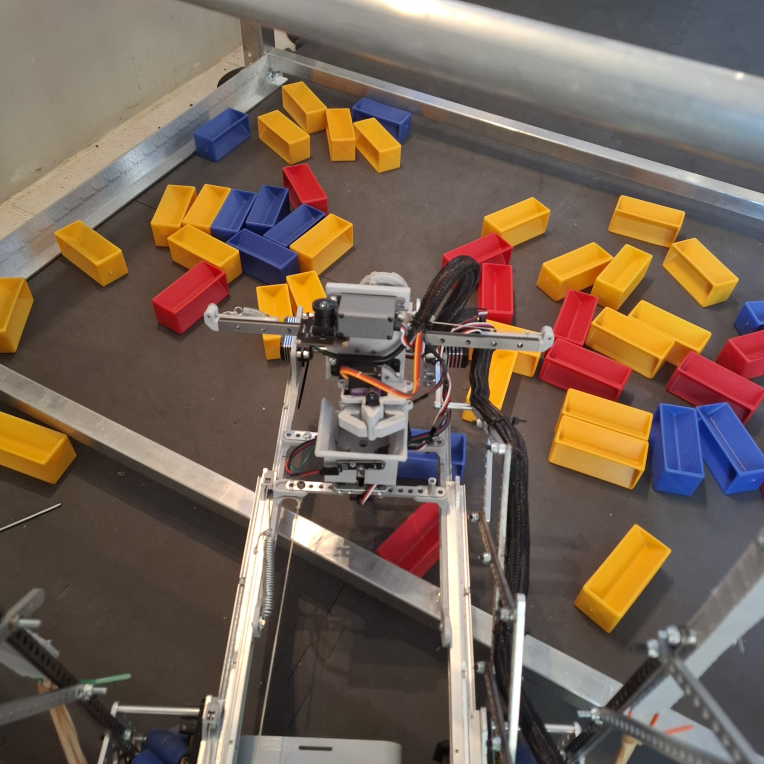
#> input picture images/CameraV.jpg, 3056 x 3056 px, found by its file name (shown at 1/4 size)
$ python Test.py
#> lines starting #> are read from the running program, lines starting #| are printed output that depends on the picture; after the words box and inside, x2 and y2 are one past the last pixel; in counts of white or black regions, pixels touching at a corner belong together
import cv2
import numpy as np
import math

# Load image
image = cv2.imread("images/CameraV.jpg")
#> image is the input picture: shape (3056, 3056, 3); mean B, G, R 86, 99.5, 117.2
resized = cv2.resize(image, (600, 600))
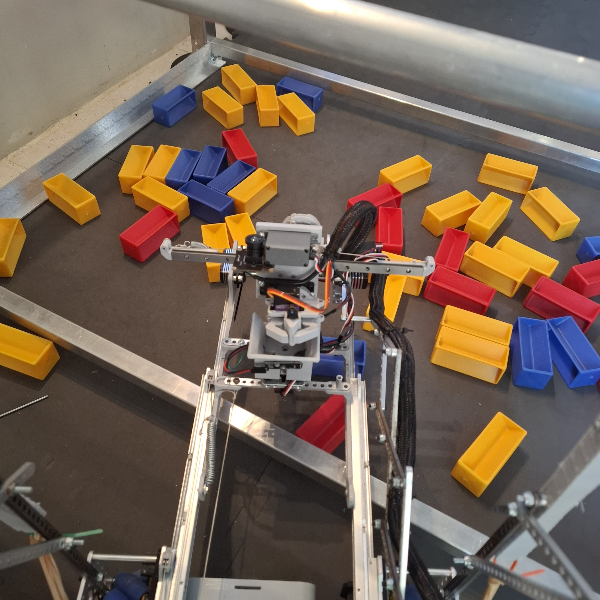
#> resized: shape (600, 600, 3); mean B, G, R 85.9, 99.4, 117.1

hsv = cv2.cvtColor(resized, cv2.COLOR_BGR2HSV)
#> hsv: shape (600, 600, 3); mean H, S, V 41.1, 73.4, 121.3

# Adjusted HSV range
lower_bound = np.array([10, 100, 130])
upper_bound = np.array([35, 255, 255])

mask = cv2.inRange(hsv, lower_bound, upper_bound)
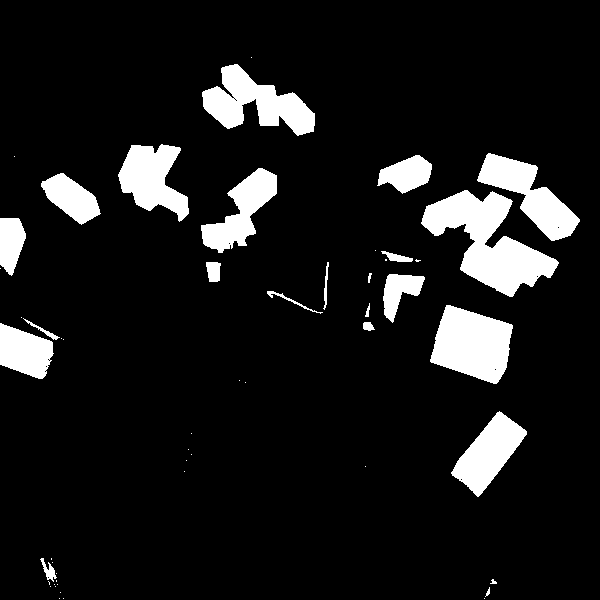
#> mask: shape (600, 600); 10% white; 53 white regions (30 under 20 px), largest, box (x1, y1, x2, y2) and area: (421, 190, 559, 297) 6505, (430, 305, 513, 384) 4480, (202, 64, 315, 136) 4044

# Morphological operations to clean up mask
kernel = np.ones((5, 5), np.uint8)
mask = cv2.morphologyEx(mask, cv2.MORPH_CLOSE, kernel)
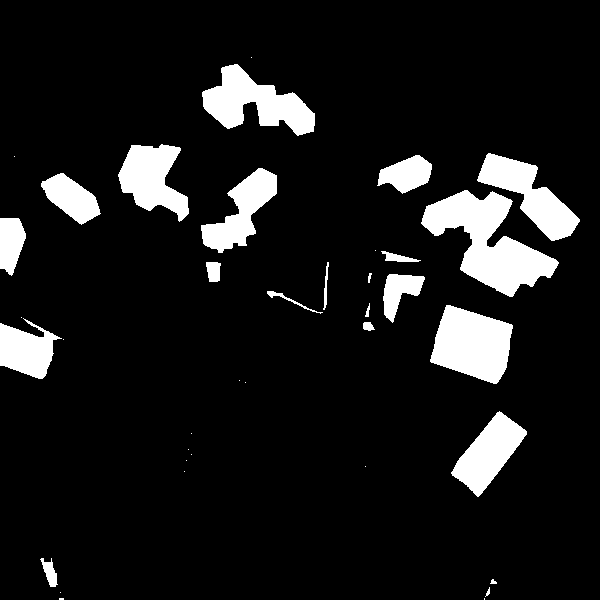
#> mask: shape (600, 600); 10.1% white; 38 white regions (16 under 20 px), largest, box (x1, y1, x2, y2) and area: (421, 190, 559, 297) 6545, (430, 305, 513, 384) 4486, (202, 64, 315, 136) 4117
mask = cv2.morphologyEx(mask, cv2.MORPH_OPEN, kernel)
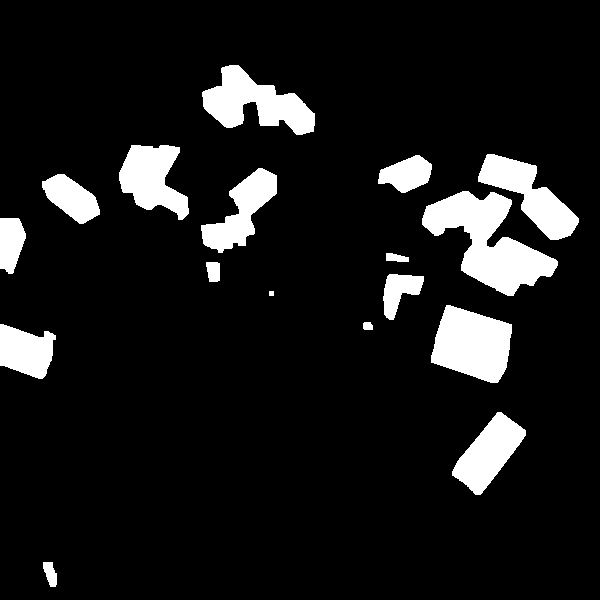
#> mask: shape (600, 600); 9.9% white; 17 white regions

# Find contours
contours, _ = cv2.findContours(mask, cv2.RETR_EXTERNAL, cv2.CHAIN_APPROX_SIMPLE)
#> contours = 17 contours, 1 with area under 20; largest, box (x1, y1, x2, y2) and area: (422, 191, 558, 296) 6300, (431, 305, 512, 383) 4351, (202, 65, 315, 135) 3942, (478, 154, 579, 240) 3386, (119, 145, 189, 220) 3096

def find_slope(x1, y1, x2, y2):
    if x1 == x2:
        raise ValueError("Slope is undefined for vertical lines (x1 == x2).")
    return (y2 - y1) / (x2 - x1)

def returnExpectedSideLength(x1, y1, x2, y2):
    if x1 == x2:
        raise ValueError("Slope is undefined for vertical lines (x1 == x2).")
    return (y2 - y1) / (x2 - x1)

def find_intersection(p1, p2, p3, p4):
    x1, y1 = p1
    x2, y2 = p2
    x3, y3 = p3
    x4, y4 = p4

    # Compute determinants
    denominator = (x1 - x2) * (y3 - y4) - (y1 - y2) * (x3 - x4)

    if denominator == 0:
        return None  # Lines are parallel or coincident

    # Compute intersection point
    x_numerator = (x1 * y2 - y1 * x2) * (x3 - x4) - (x1 - x2) * (x3 * y4 - y3 * x4)
    y_numerator = (x1 * y2 - y1 * x2) * (y3 - y4) - (y1 - y2) * (x3 * y4 - y3 * x4)

    x = x_numerator / denominator
    y = y_numerator / denominator

    return (x, y)

def distance(point1: tuple, point2: tuple) -> float:
    return math.sqrt((point2[0] - point1[0]) ** 2 + (point2[1] - point1[1]) ** 2)

countourBig = []

for contour in contours:
    area = cv2.contourArea(contour)
    contour_length = len(contour)

    M = cv2.moments(contour)
    if M["m00"] != 0:
        cX = int(M["m10"] / M["m00"])
        cY = int(M["m01"] / M["m00"])
    else:
        cX, cY = 0, 0

    # points = [tuple(pt[0]) for pt in contour]

    # cv2.circle(resized, points[0], 5, (0,0,255), -1)

    if cY > 300 and area > 1200:
        # Display contour area and length
        # cv2.putText(resized, f"A:{int(area)} L:{contour_length}", (cX, cY),
        #             cv2.FONT_HERSHEY_SIMPLEX, 0.5, (255, 0, 0), 2)

        if area < 3500:
            # cv2.drawContours(resized, [contour], -1, (0, 255, 0), 2)
            test = 10
        else:
            cv2.drawContours(resized, [contour], -1, (255, 255, 0), 2)
            countourBig.append(contour)

    elif cY < 300 and area > 1000:
        # Display contour area and length
        # cv2.putText(resized, f"A:{int(area)} L:{contour_length}", (cX, cY),
        #             cv2.FONT_HERSHEY_SIMPLEX, 0.5, (255, 0, 0), 2)

        if area < 2500:
            # cv2.drawContours(resized, [contour], -1, (0, 255, 0), 2)
            test = 10
        else:
            cv2.drawContours(resized, [contour], -1, (255, 255, 0), 2)
            countourBig.append(contour)
#> this loop made 17 passes
#> (area, contour_length, cX, cY) on passes 1, 2, 3, 4, 5, 7, 8, 9, 10, 11, 12, 13: (208.5, 25, 49, 573), (2940.5, 97, 488, 452), (2088, 79, 25, 350), (58, 8, 367, 325), (4351, 135, 472, 343), (983.5, 55, 398, 290), (216.5, 14, 213, 271), (127.5, 14, 395, 257), (1056.5, 48, 10, 242), (6300.5, 255, 488, 241), (1610.5, 77, 71, 197), (2682.5, 107, 241, 211)
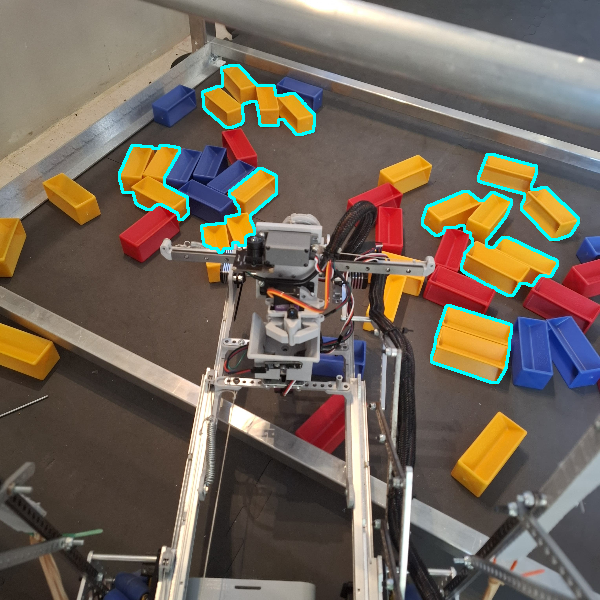
#> resized: shape (600, 600, 3); 1.84% of pixels changed, all inside (x1, y1, x2, y2) = (118, 64, 580, 384)
#> after the loop, countourBig = 6 contours; box (x1, y1, x2, y2) and area: (422, 191, 558, 296) 6300, (431, 305, 512, 383) 4351, (202, 65, 315, 135) 3942, (478, 154, 579, 240) 3386, (119, 145, 189, 220) 3096, (201, 168, 277, 253) 2682


contourProcess = countourBig[2]
#> contourProcess = contour of 107 points, box (x1, y1, x2, y2) (201, 168, 277, 253), area 2682

points = [tuple(pt[0]) for pt in contourProcess]
#> points = 107 pairs, first value 201 to 276, second value 168 to 252

GoingPositive = True
cv2.circle(resized, points[0], 2, (0,0,0), -1)
#> resized: shape (600, 600, 3); under 0.01% of pixels changed, all inside (x1, y1, x2, y2) = (256, 166, 261, 171)

highestPoint = points[0]
#> highestPoint = (258, 168)
intercept = highestPoint[1]
#> intercept = 168

counter = 1

Slopes = []
SlopeTotal = 0

while (GoingPositive):

    counter += 1
    print(counter)

    x1, y1 = points[counter]
    x2, y2 = points[counter+2]

    x3, y3 = points[len(points) - (counter+2)]
    x4, y4 = points[len(points) - counter]

    slope1 = (find_slope(x1, y1, x2, y2))
    slope2 = (find_slope(x3, y3, x4, y4))

    SlopeTotal += slope1
    Slopes.append(slope1)

    print("slope1: " + str(math.degrees(math.atan(slope1))))
    print("slope2: " + str(math.degrees(math.atan(slope2))))

    cv2.circle(resized, points[counter], 2, (0,0,255), -1)
    cv2.circle(resized, points[len(points) - counter], 2, (255,0,255), -1)

    if counter > 20:
        GoingPositive = False
#> this loop made 20 passes
#> (x1, y1, x2, y2, x3, y3, x4, y4) on passes 1 to 12: (253, 172, 248, 176, 265, 170, 263, 169), (249, 176, 245, 179, 266, 170, 264, 169), (248, 176, 244, 179, 267, 171, 265, 170), (245, 179, 240, 183, 268, 171, 266, 170), (244, 179, 239, 183, 269, 172, 267, 171), (240, 183, 235, 187, 270, 172, 268, 171), (239, 183, 234, 187, 271, 173, 269, 172), (235, 187, 231, 190, 272, 173, 270, 172), (234, 187, 230, 190, 273, 174, 271, 173), (231, 190, 229, 191, 274, 174, 272, 173), (230, 190, 229, 195, 275, 175, 273, 174), (229, 191, 231, 197, 276, 175, 274, 174)
#> (printed output is left out)
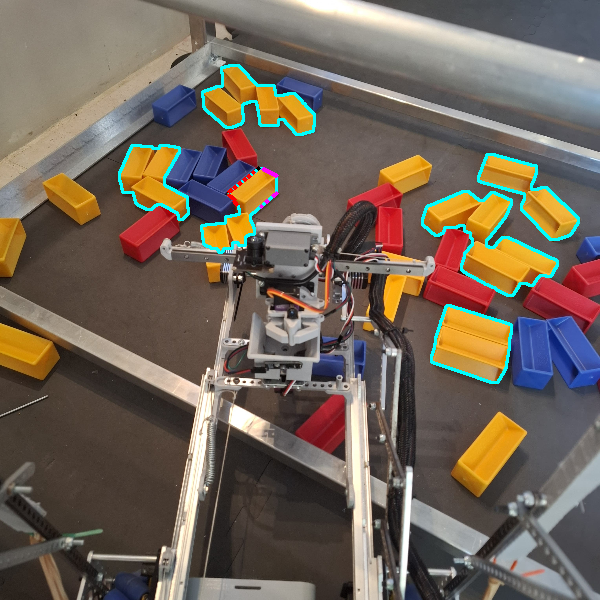
#> resized: shape (600, 600, 3); mean B, G, R 89.6, 101.8, 114.3
#> after the loop, SlopeTotal = 3.83; Slopes = [-0.8, -0.75, -0.75, -0.8, -0.8, -0.8, -0.8, -0.75, -0.75, -0.5, -5, 3, 0.667, 0.667, 2, 3, 2, 2, 2, 1]; counter = 21


# [7 lines of commented-out code are left out]

cv2.imshow("Detected Rectangles", resized)
cv2.waitKey(0)
cv2.destroyAllWindows()

$ run again, with images/View2.jpg copied over images/CameraV.jpg
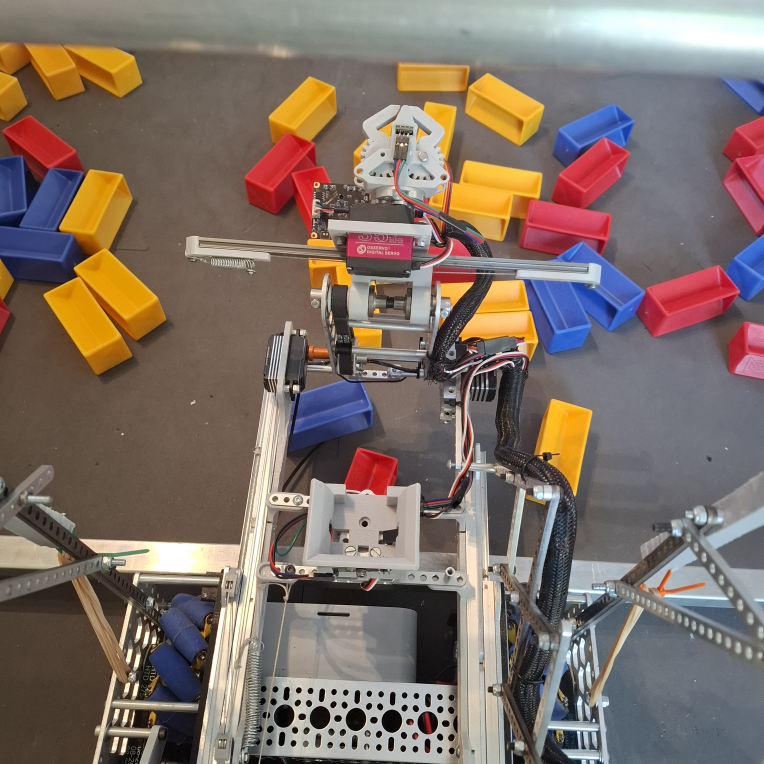
#> input picture images/View2.jpg, 3056 x 3056 px, found by its file name (shown at 1/4 size)
#> image is the input picture: shape (3056, 3056, 3); mean B, G, R 102.7, 111.2, 126.3
#> hsv: shape (600, 600, 3); mean H, S, V 59.6, 69.7, 133.8
#> `mask = cv2.morphologyEx(mask, cv2.MORPH_OPEN, kernel)`:
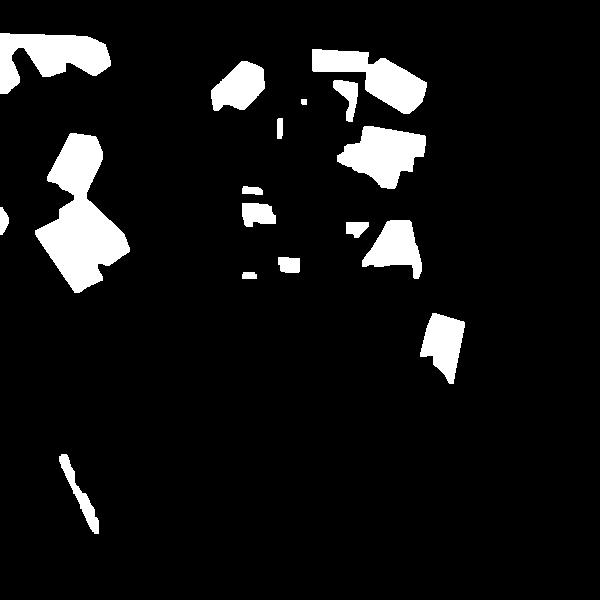
#> mask: shape (600, 600); 7.6% white; 17 white regions
#> contours = 17 contours; largest, box (x1, y1, x2, y2) and area: (35, 133, 130, 293) 7308, (0, 33, 111, 94) 3716, (337, 126, 426, 189) 3286, (312, 49, 427, 114) 3281, (362, 220, 422, 279) 1932
#> the loop `for contour in contours:` made 17 passes
#> (area, contour_length, cX, cY) on passes 1 to 8: (718, 112, 79, 494), (1861.5, 83, 443, 343), (79, 9, 248, 275), (283.5, 13, 288, 264), (241, 10, 356, 227), (1931.5, 77, 395, 247), (150, 22, 3, 220), (598.5, 25, 257, 213)
#> after the loop `for contour in contours:`: countourBig = 4 contours; box (x1, y1, x2, y2) and area: (35, 133, 130, 293) 7308, (0, 33, 111, 94) 3716, (337, 126, 426, 189) 3286, (312, 49, 427, 114) 3281
#> contourProcess = contour of 99 points, box (x1, y1, x2, y2) (312, 49, 427, 114), area 3281
#> points = 99 pairs, first value 312 to 426, second value 49 to 113
#> highestPoint = (312, 49)
#> intercept = 49
#> the loop `while (GoingPositive): ` made 20 passes
#> (x1, y1, x2, y2, x3, y3, x4, y4) on passes 1 to 8: (313, 71, 366, 72, 338, 51, 322, 50), (365, 71, 366, 79, 358, 51, 337, 50), (366, 72, 365, 80, 359, 52, 338, 51), (366, 79, 365, 89, 368, 52, 358, 51), (365, 80, 367, 91, 368, 56, 359, 52), (365, 89, 368, 91, 367, 57, 368, 52), (367, 91, 370, 93, 367, 63, 368, 56), (368, 91, 371, 93, 368, 64, 367, 57)
#> (printed output is left out)
#> after the loop `while (GoingPositive):`:
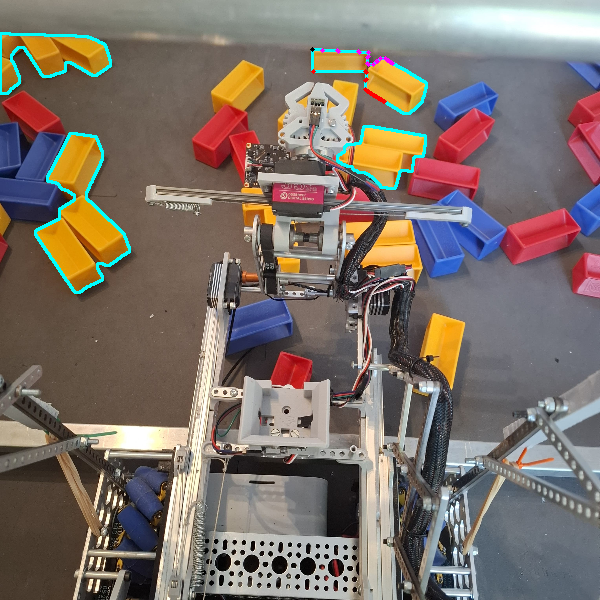
#> resized: shape (600, 600, 3); mean B, G, R 105.1, 112.7, 124.5
#> after the loop `while (GoingPositive):`: SlopeTotal = 4.52; Slopes = [0.0189, 8, -8, -10, 5.5, 0.667, 0.667, 0.667, 0.667, 0.667, 0.5, 0.5, 0.667, 0.667, 0.5, 0.5, 0.667, 0.667, 0.5, 0.5]; counter = 21

$ run again, with images/View3.jpg copied over images/CameraV.jpg
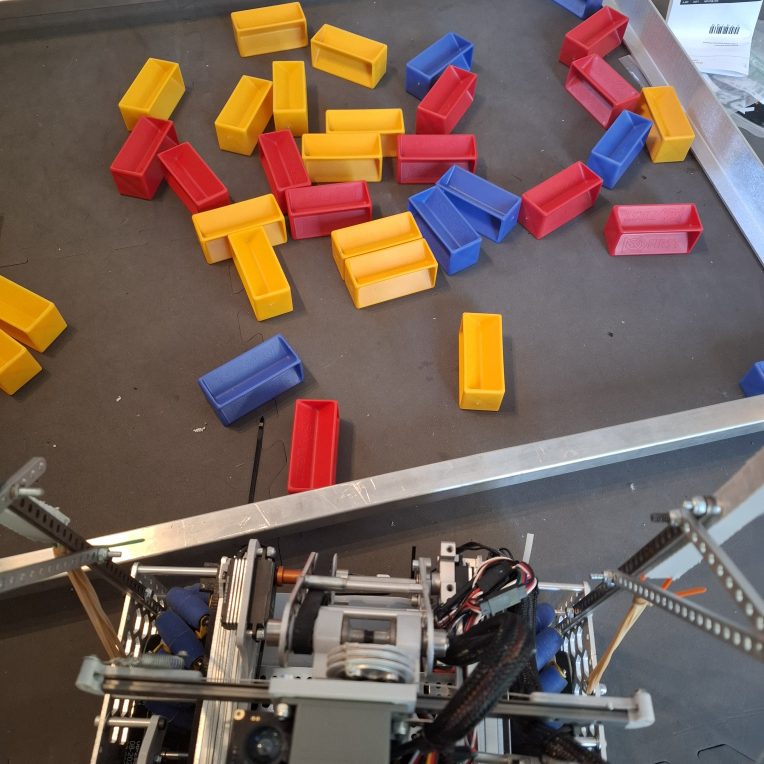
#> input picture images/View3.jpg, 3056 x 3056 px, found by its file name (shown at 1/4 size)
#> image is the input picture: shape (3056, 3056, 3); mean B, G, R 88.3, 97.1, 116.7
#> hsv: shape (600, 600, 3); mean H, S, V 62, 77.7, 123.6
#> `mask = cv2.morphologyEx(mask, cv2.MORPH_OPEN, kernel)`:
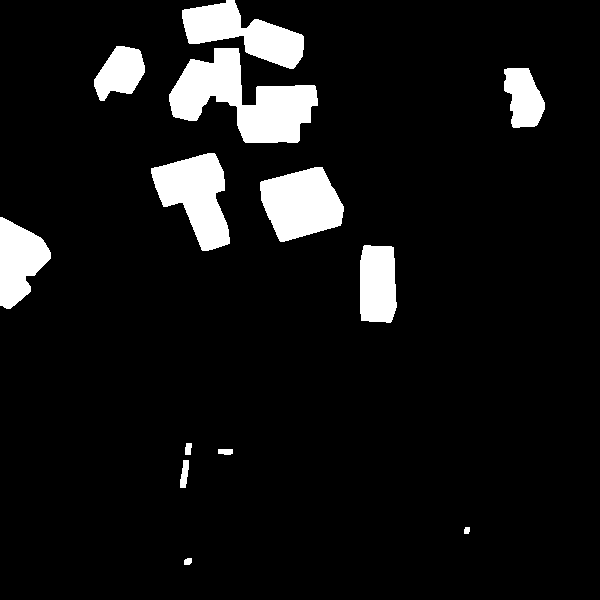
#> mask: shape (600, 600); 8.3% white; 13 white regions
#> contours = 13 contours; largest, box (x1, y1, x2, y2) and area: (169, 48, 318, 143) 6936, (151, 153, 230, 251) 4344, (260, 167, 344, 242) 4342, (182, 0, 304, 69) 3965, (0, 217, 51, 309) 2871
#> the loop `for contour in contours:` made 13 passes
#> (area, contour_length, cX, cY, test) on passes 10, 12: (1691, 79, 523, 97, 10), (1759.5, 84, 119, 71, 10)
#> after the loop `for contour in contours:`: countourBig = 6 contours; box (x1, y1, x2, y2) and area: (169, 48, 318, 143) 6936, (151, 153, 230, 251) 4344, (260, 167, 344, 242) 4342, (182, 0, 304, 69) 3965, (0, 217, 51, 309) 2871, (360, 245, 397, 323) 2528
#> contourProcess = contour of 143 points, box (x1, y1, x2, y2) (260, 167, 344, 242), area 4342
#> points = 143 pairs, first value 260 to 343, second value 167 to 241
#> highestPoint = (314, 167)
#> intercept = 167
#> the loop `while (GoingPositive): ` made 20 passes
#> (x1, y1, x2, y2, x3, y3, x4, y4) on passes 1 to 8: (310, 168, 307, 169, 323, 170, 322, 168), (309, 169, 306, 170, 324, 171, 323, 169), (307, 169, 303, 170, 324, 172, 323, 170), (306, 170, 302, 171, 325, 173, 324, 171), (303, 170, 299, 171, 325, 174, 324, 172), (302, 171, 298, 172, 326, 175, 325, 173), (299, 171, 295, 172, 326, 176, 325, 174), (298, 172, 294, 173, 327, 177, 326, 175)
#> (printed output is left out)
#> after the loop `while (GoingPositive):`:
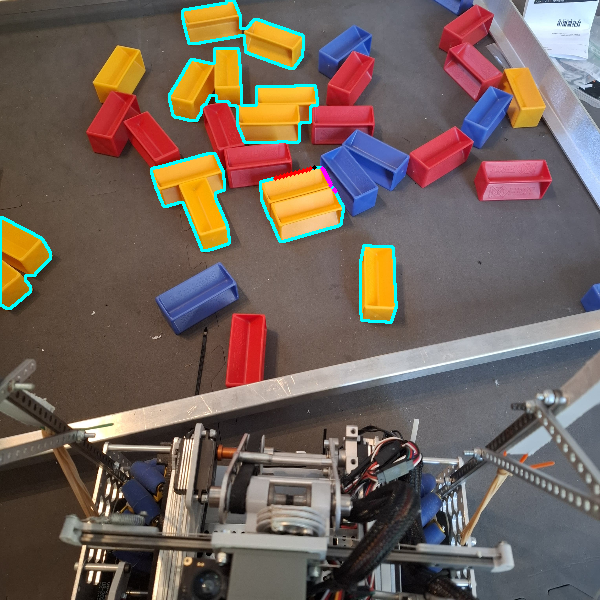
#> resized: shape (600, 600, 3); mean B, G, R 91.6, 99.1, 113.9
#> after the loop `while (GoingPositive):`: SlopeTotal = -5.33; Slopes = [-0.333, -0.333, -0.25, -0.25, -0.25, -0.25, -0.25, -0.25, -0.25, -0.25, -0.25, -0.25, -0.333, -0.333, -0.25, -0.25, -0.25, -0.25, -0.25, -0.25]; counter = 21
